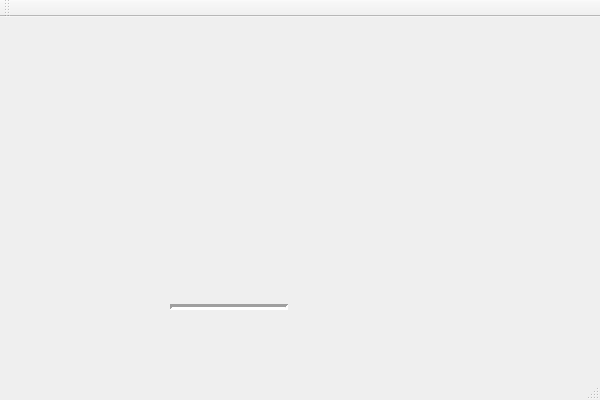
<?xml version="1.0" encoding="UTF-8"?>
<ui version="4.0">
 <class>harperc_finalClass</class>
 <widget class="QMainWindow" name="harperc_finalClass">
  <property name="geometry">
   <rect>
    <x>0</x>
    <y>0</y>
    <width>600</width>
    <height>400</height>
   </rect>
  </property>
  <property name="windowTitle">
   <string>harperc_final</string>
  </property>
  <widget class="QWidget" name="centralWidget">
   <widget class="Line" name="line">
    <property name="geometry">
     <rect>
      <x>170</x>
      <y>280</y>
      <width>118</width>
      <height>21</height>
     </rect>
    </property>
    <property name="lineWidth">
     <number>3</number>
    </property>
    <property name="orientation">
     <enum>Qt::Horizontal</enum>
    </property>
   </widget>
  </widget>
  <widget class="QMenuBar" name="menuBar">
   <property name="geometry">
    <rect>
     <x>0</x>
     <y>0</y>
     <width>600</width>
     <height>21</height>
    </rect>
   </property>
  </widget>
  <widget class="QToolBar" name="mainToolBar">
   <attribute name="toolBarArea">
    <enum>TopToolBarArea</enum>
   </attribute>
   <attribute name="toolBarBreak">
    <bool>false</bool>
   </attribute>
  </widget>
  <widget class="QStatusBar" name="statusBar"/>
 </widget>
 <layoutdefault spacing="6" margin="11"/>
 <resources>
  <include location="harperc_final.qrc"/>
 </resources>
 <connections/>
</ui>
